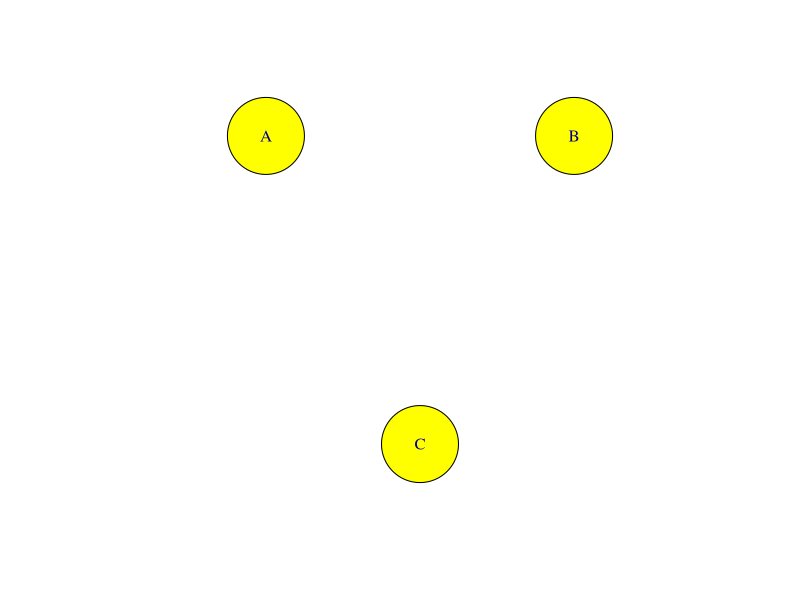
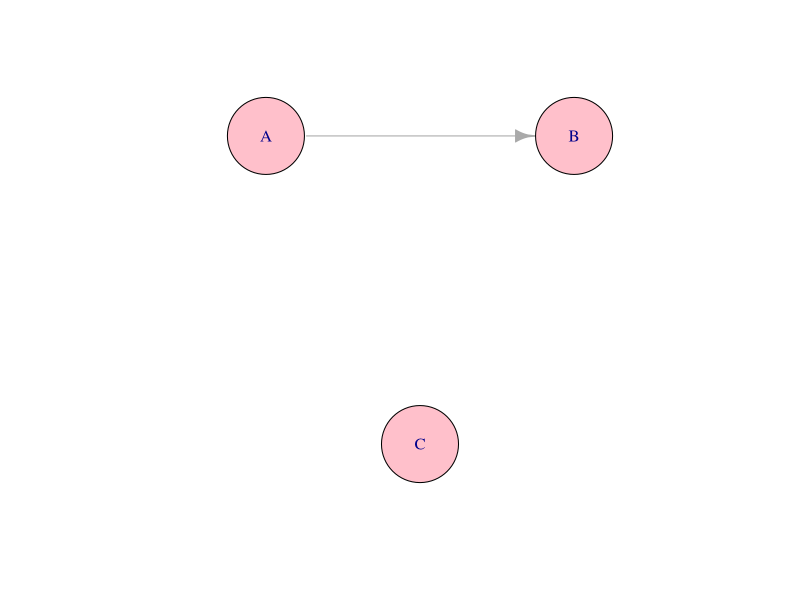
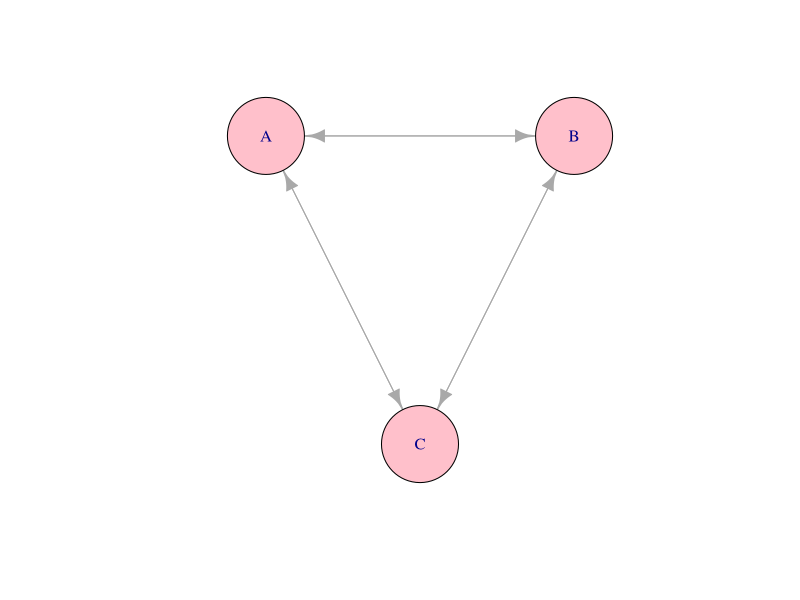
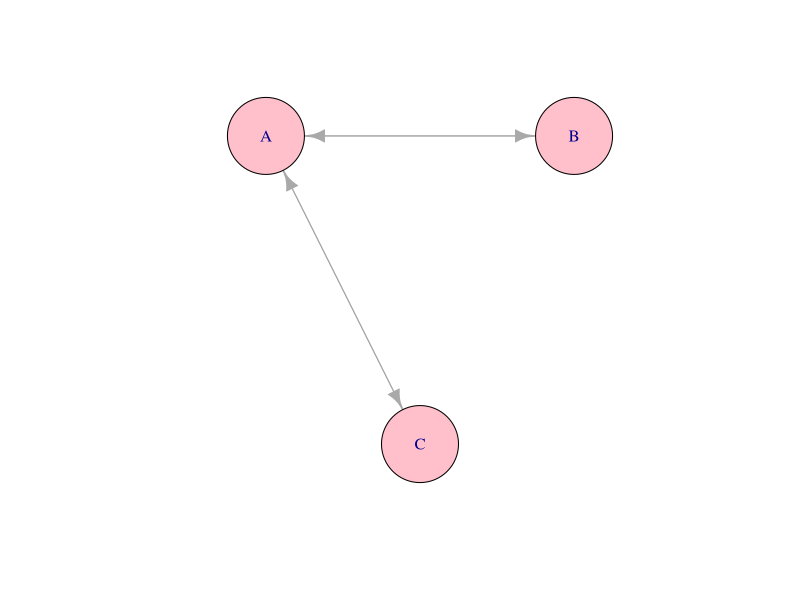
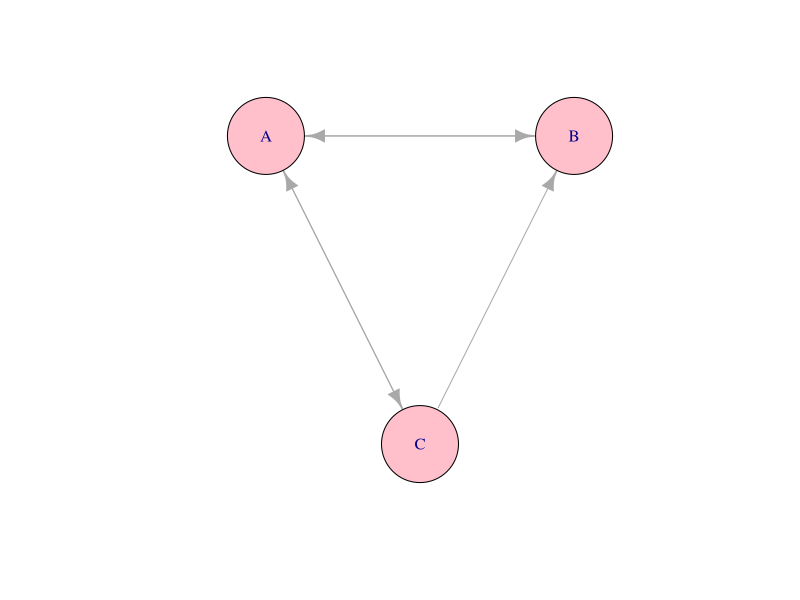

These figures' R source, in order:
## ---- chunk 1
knitr::opts_chunk$set(echo = TRUE)
## ---- chunk 2
#Librería necesaria
library(igraph)

## ---- chunk 3

#Figura Original
Y = graph(c("A","A", "B","B","C", "C"),
directed = F)
Y = simplify(Y)
coordenadas = rbind(c(0,1),c(1,1),c(0.5,0))
plot(Y, label = vertex_attr(Y)$names, layout = coordenadas, vertex.size = 50, vertex.color = "yellow")


## ---- chunk 4


#Dibujando los vínculos
Z = graph(c("A","B", "B","B","C", "C"),
directed = T)
Z = simplify(Z)
coordenadas = rbind(c(0,1),c(1,1),c(0.5,0))
plot(Z, label = vertex_attr(Z)$names, layout = coordenadas, vertex.size = 50, vertex.color = "pink")

#Calculando el page rank de Z
page.rank(Z)$vector

## ---- chunk 5

#Dibujando los vínculos
X = graph(c("A","B", "A","C","B", "A","B","C", "C","A","C", "B"),
directed = T)
X = simplify(X)
coordenadas = rbind(c(0,1),c(1,1),c(0.5,0))
plot(X, label = vertex_attr(X)$names, layout = coordenadas, vertex.size = 50, vertex.color = "pink")

#Calculando el page rank de X
page.rank(X)$vector


## ---- chunk 6


#Dibujando los vínculos
K = graph(c("A","B", "A","C","B","A", "C","A","C","C"),
directed = T)
K = simplify(K)
coordenadas = rbind(c(0,1),c(1,1),c(0.5,0))
plot(K, label = vertex_attr(K)$names, layout = coordenadas, vertex.size = 50, vertex.color = "pink")

#Calculando el page rank de K
page.rank(K)$vector


## ---- chunk 7


#Dibujando los vínculos
M = graph(c("A","B", "A","C","B","A", "C","A","C","C","C","B"),
directed = T)
M = simplify(M)
coordenadas = rbind(c(0,1),c(1,1),c(0.5,0))
plot(M, label = vertex_attr(M)$names, layout = coordenadas, vertex.size = 50, vertex.color = "pink")


#Calculando el page rank de M
page.rank(M)$vector

